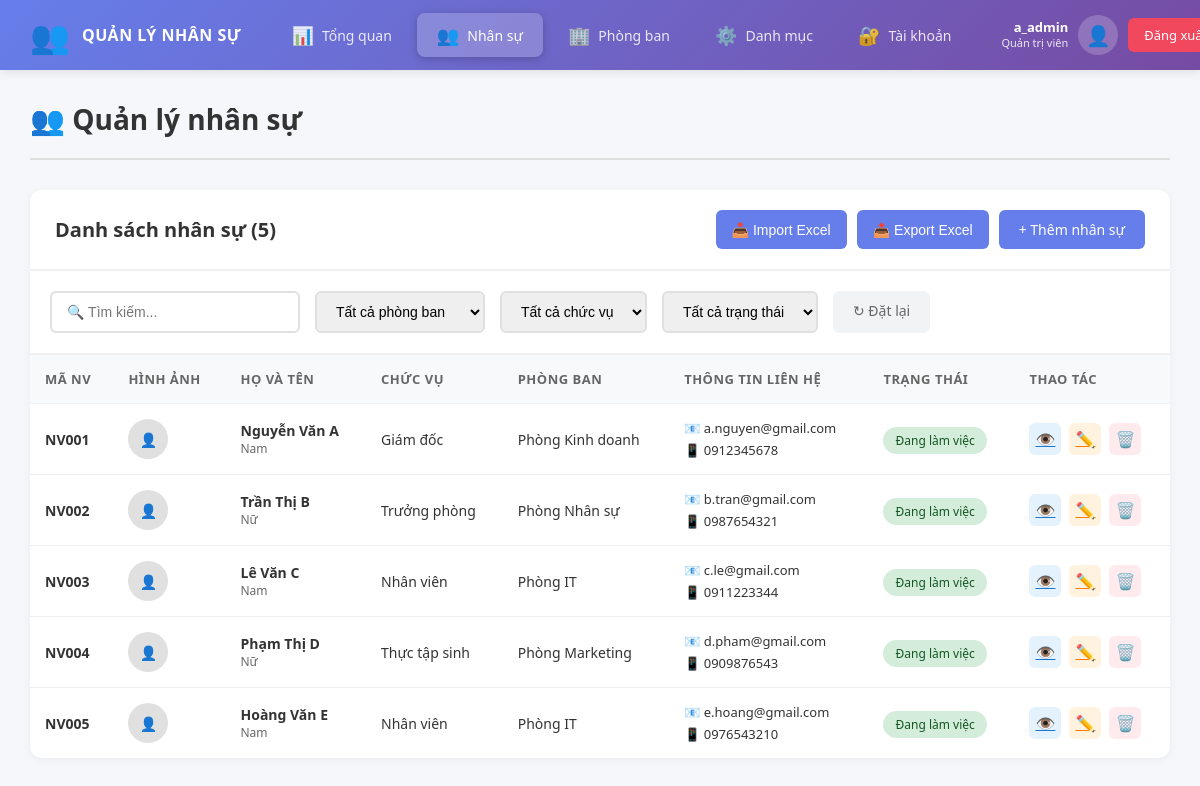
The page /nhan_su/nhan_su.php (signed in) on the database its author committed.
### tables this page shows
CREATE TABLE nhan_su (
    id INT AUTO_INCREMENT PRIMARY KEY,
    ma_nhan_vien VARCHAR(50) UNIQUE NOT NULL,
    ho_ten VARCHAR(100) NOT NULL,
    ngay_sinh DATE,
    gioi_tinh ENUM('Nam', 'Nữ', 'Khác') DEFAULT 'Nam',
    so_dien_thoai VARCHAR(15),
    email VARCHAR(100),
    dia_chi TEXT,
    anh_dai_dien VARCHAR(255),
    
     
    chuc_vu_id INT,
    phong_ban_id INT,
    ngay_vao_lam DATE,
    ngay_nghi_viec DATE NULL,
    loai_hop_dong_id INT,
    muc_luong DECIMAL(15,2),
    trinh_do_hoc_van_id INT,
    trang_thai_id INT DEFAULT 1,
    
    created_at TIMESTAMP DEFAULT CURRENT_TIMESTAMP,
    updated_at TIMESTAMP DEFAULT CURRENT_TIMESTAMP ON UPDATE CURRENT_TIMESTAMP,
    
    FOREIGN KEY (chuc_vu_id) REFERENCES chuc_vu(id),
    FOREIGN KEY (phong_ban_id) REFERENCES phong_ban(id),
    FOREIGN KEY (loai_hop_dong_id) REFERENCES loai_hop_dong(id),
    FOREIGN KEY (trinh_do_hoc_van_id) REFERENCES trinh_do_hoc_van(id),
    FOREIGN KEY (trang_thai_id) REFERENCES trang_thai_nhan_vien(id)
);

CREATE TABLE chuc_vu (
    id INT AUTO_INCREMENT PRIMARY KEY,
    ten_chuc_vu VARCHAR(100) NOT NULL,
    created_at TIMESTAMP DEFAULT CURRENT_TIMESTAMP
);

CREATE TABLE phong_ban (
    id INT AUTO_INCREMENT PRIMARY KEY,
    ma_phong_ban VARCHAR(50) UNIQUE NOT NULL,
    ten_phong_ban VARCHAR(100) NOT NULL,
    truong_phong INT NULL,
    mo_ta TEXT,
    created_at TIMESTAMP DEFAULT CURRENT_TIMESTAMP,
    updated_at TIMESTAMP DEFAULT CURRENT_TIMESTAMP ON UPDATE CURRENT_TIMESTAMP
);

CREATE TABLE trang_thai_nhan_vien (
    id INT AUTO_INCREMENT PRIMARY KEY,
    ten_trang_thai VARCHAR(50) NOT NULL,
    created_at TIMESTAMP DEFAULT CURRENT_TIMESTAMP
);

### src/nhan_su/nhan_su.php (the view, shortened to what this page needs)
<?php
require_once '../config.php';
$search = isset($_GET['search']) ? $_GET['search'] : '';
$sql = "SELECT ns.*, pb.ten_phong_ban, cv.ten_chuc_vu, tt.ten_trang_thai
        FROM nhan_su ns
        LEFT JOIN phong_ban pb ON ns.phong_ban_id = pb.id
        LEFT JOIN chuc_vu cv ON ns.chuc_vu_id = cv.id
        LEFT JOIN trang_thai_nhan_vien tt ON ns.trang_thai_id = tt.id
        WHERE 1=1";
$params = [];
$sql .= " ORDER BY ns.created_at DESC";
try {
    $stmt = $pdo->prepare($sql);
    $stmt->execute($params);
    $nhan_su_list = $stmt->fetchAll();
} catch (PDOException $e) {
    die("Lỗi: " . $e->getMessage());
}
?>
<!DOCTYPE html>
<html lang="vi">
<head>
    <link rel="stylesheet" href="../../assets/style.css">
</head>
<body>
    <?php include '../sidebar.php'; ?>
    <div class="main-content">
        <div class="header">
            <h1>👥 Quản lý nhân sự</h1>
        </div>
        <div class="table-container">
            <div class="table-header">
                <h2>Danh sách nhân sự (<?php echo count($nhan_su_list); ?>)</h2>
                <div class="table-actions">
                    <button class="btn-import" onclick="showImportModal()">📥 Import Excel</button>
                    <button class="btn-export" onclick="showExportModal()">📤 Export Excel</button>
                    <a href="nhan_su_add.php" class="btn-primary">+ Thêm nhân sự</a>
                </div>
            </div>
            <div style="padding: 20px; border-bottom: 2px solid #f0f0f0;">
                <form method="GET" style="display: flex; gap: 15px; flex-wrap: wrap;">
                    <input type="text" name="search" class="search-box" placeholder="🔍 Tìm kiếm..."
                        value="<?php echo $search; ?>">
                    <select name="phong_ban" class="form-control" style="width: auto;">
                        <option value="">Tất cả phòng ban</option>
                    </select>
                    <select name="chuc_vu" class="form-control" style="width: auto;">
                        <option value="">Tất cả chức vụ</option>
                    </select>
                    <select name="trang_thai" class="form-control" style="width: auto;">
                        <option value="">Tất cả trạng thái</option>
                    </select>
                    <a href="nhan_su.php" class="btn-secondary">↻ Đặt lại</a>
                </form>
            </div>
            <table>
                <thead>
                    <tr>
                        <th>Mã NV</th>
                        <th>Hình ảnh</th>
                        <th>Họ và tên</th>
                        <th>Chức vụ</th>
                        <th>Phòng ban</th>
                        <th>Thông tin liên hệ</th>
                        <th>Trạng thái</th>
                        <th>Thao tác</th>
                    </tr>
                </thead>
                <tbody>
                    <?php if (empty($nhan_su_list)): ?>
                    <tr>
                        <td colspan="8" style="text-align: center; padding: 40px;">
                            <div style="font-size: 48px; margin-bottom: 15px;">📭</div>
                            <div style="color: #666;">Chưa có nhân sự nào</div>
                        </td>
                    </tr>
                    <?php else: ?>
                    <?php foreach ($nhan_su_list as $ns): ?>
                    <tr>
                        <td><strong><?php echo $ns['ma_nhan_vien']; ?></strong></td>
                        <td>
                            <?php if ($ns['anh_dai_dien']): ?>
                            <img src="<?php echo $ns['anh_dai_dien']; ?>"
                                style="width: 40px; height: 40px; border-radius: 50%; object-fit: cover;">
                            <?php else: ?>
                            <div
                                style="width: 40px; height: 40px; border-radius: 50%; background: #e0e0e0; display: flex; align-items: center; justify-content: center;">
                                👤</div>
                            <?php endif; ?>
                        </td>
                        <td>
                            <div><strong><?php echo $ns['ho_ten']; ?></strong></div>
                            <div style="font-size: 12px; color: #666;"><?php echo $ns['gioi_tinh']; ?></div>
                        </td>
                        <td><?php echo $ns['ten_chuc_vu'] ?? '-'; ?></td>
                        <td><?php echo $ns['ten_phong_ban'] ?? '-'; ?></td>
                        <td>
                            <div style="font-size: 13px;">📧 <?php echo $ns['email'] ?? '-'; ?></div>
                            <div style="font-size: 13px; margin-top: 4px;">📱 <?php echo $ns['so_dien_thoai'] ?? '-'; ?>
                            </div>
                        </td>
                        <td>
                            <?php
                                $badge = 'badge-success';
                            ?>
                            <span class="badge <?php echo $badge; ?>"><?php echo $ns['ten_trang_thai']; ?></span>
                        </td>
                        <td>
                            <div class="action-buttons">
                                <a href="nhan_su_detail.php?id=<?php echo $ns['id']; ?>"
                                    class="btn-icon btn-view">👁️</a>
                                <a href="nhan_su_edit.php?id=<?php echo $ns['id']; ?>" class="btn-icon btn-edit">✏️</a>
                                <button onclick="deleteNhanSu(<?php echo $ns['id']; ?>)"
                                    class="btn-icon btn-delete">🗑️</button>
                            </div>
                        </td>
                    </tr>
                    <?php endforeach; ?>
                    <?php endif; ?>
                </tbody>
            </table>
        </div>
    </div>
</body>
</html>

### assets/style.css (style rules this page uses)
* { margin: 0; padding: 0; box-sizing: border-box; }
body { font-family: 'Segoe UI', Tahoma, Geneva, Verdana, sans-serif; background: #f5f7fa; color: #333; overflow-x: hidden; }
.main-content { margin-left: 0; margin-top: 70px; padding: 30px; min-height: calc(100vh - 70px); }
.header { display: flex; justify-content: space-between; align-items: center; margin-bottom: 30px; padding-bottom: 20px; border-bottom: 2px solid #e0e0e0; }
.header h1 { font-size: 28px; color: #333; }
.table-container { background: white; border-radius: 12px; box-shadow: 0 2px 10px rgba(0,0,0,0.05); overflow: hidden; }
.table-header { padding: 20px 25px; display: flex; justify-content: space-between; align-items: center; border-bottom: 2px solid #f0f0f0; }
.table-header h2 { font-size: 20px; color: #333; }
.table-actions { display: flex; gap: 10px; }
.btn-primary { padding: 10px 20px; background: #667eea; color: white; border: none; border-radius: 6px; cursor: pointer; font-size: 14px; font-weight: 500; text-decoration: none; display: inline-flex; align-items: center; gap: 8px; transition: all 0.3s; }
.search-box { padding: 8px 15px; border: 2px solid #e0e0e0; border-radius: 6px; font-size: 14px; width: 250px; }
table { width: 100%; border-collapse: collapse; }
thead { background: #f8f9fa; }
th { padding: 15px; text-align: left; font-weight: 600; color: #666; font-size: 13px; text-transform: uppercase; letter-spacing: 0.5px; }
td { padding: 15px; border-top: 1px solid #f0f0f0; font-size: 14px; }
.badge { padding: 5px 12px; border-radius: 20px; font-size: 12px; font-weight: 500; }
.badge-success { background: #d4edda; color: #155724; }
.action-buttons { display: flex; gap: 8px; }
.btn-icon { width: 32px; height: 32px; border: none; border-radius: 6px; cursor: pointer; display: flex; align-items: center; justify-content: center; font-size: 16px; transition: all 0.3s; }
.btn-view { background: #e3f2fd; color: #1976d2; }
.btn-edit { background: #fff3e0; color: #f57c00; }
.btn-delete { background: #ffebee; color: #c62828; }
.form-control { width: 100%; padding: 10px 15px; border: 2px solid #e0e0e0; border-radius: 6px; font-size: 14px; transition: border-color 0.3s; }
select.form-control { cursor: pointer; }
.btn-secondary { padding: 10px 20px; background: #f1f3f5; color: #666; border: none; border-radius: 6px; cursor: pointer; font-size: 14px; font-weight: 500; transition: all 0.3s; text-decoration: none; display: inline-block; }

### src/sidebar.php (style rules this page uses)
.main-content { margin-left: 0 !important; margin-top: 70px; padding: 30px; min-height: calc(100vh - 70px); }

### src/nhan_su/nhan_su.php (style rules this page uses)
.table-header { padding: 20px 25px; display: flex; justify-content: space-between; align-items: center; border-bottom: 2px solid #f0f0f0; flex-wrap: nowrap; gap: 20px; }
.table-header h2 { font-size: 20px; color: #333; margin: 0; white-space: nowrap; flex-shrink: 0; }
.table-actions { display: flex; gap: 10px; flex-shrink: 0; flex-wrap: nowrap; }
.btn-import, .btn-export { padding: 10px 16px; color: white; border: none; border-radius: 6px; cursor: pointer; font-size: 14px; font-weight: 500; transition: all 0.3s; white-space: nowrap; }
.btn-import { background: #667eea; }
.btn-export { background: #667eea; }

### rows shown on the page
nhan_su: ma_nhan_vien "NV001", ho_ten "Nguyễn Văn A", gioi_tinh "Nam", chuc_vu.ten_chuc_vu "Giám đốc", phong_ban.ten_phong_ban "Phòng Kinh doanh", email "a.nguyen@gmail.com", so_dien_thoai "0912345678", trang_thai.ten_trang_thai "Đang làm việc"
nhan_su: ma_nhan_vien "NV002", ho_ten "Trần Thị B", gioi_tinh "Nữ", chuc_vu.ten_chuc_vu "Trưởng phòng", phong_ban.ten_phong_ban "Phòng Nhân sự", email "b.tran@gmail.com", so_dien_thoai "0987654321", trang_thai.ten_trang_thai "Đang làm việc"
nhan_su: ma_nhan_vien "NV003", ho_ten "Lê Văn C", gioi_tinh "Nam", chuc_vu.ten_chuc_vu "Nhân viên", phong_ban.ten_phong_ban "Phòng IT", email "c.le@gmail.com", so_dien_thoai "0911223344", trang_thai.ten_trang_thai "Đang làm việc"
nhan_su: ma_nhan_vien "NV004", ho_ten "Phạm Thị D", gioi_tinh "Nữ", chuc_vu.ten_chuc_vu "Thực tập sinh", phong_ban.ten_phong_ban "Phòng Marketing", email "d.pham@gmail.com", so_dien_thoai "0909876543", trang_thai.ten_trang_thai "Đang làm việc"
nhan_su: ma_nhan_vien "NV005", ho_ten "Hoàng Văn E", gioi_tinh "Nam", chuc_vu.ten_chuc_vu "Nhân viên", phong_ban.ten_phong_ban "Phòng IT", email "e.hoang@gmail.com", so_dien_thoai "0976543210", trang_thai.ten_trang_thai "Đang làm việc"

### other values the page prints
$_SESSION['username'] "a_admin"
count($nhan_su_list) "5"
